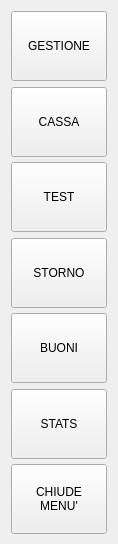
<?xml version="1.0" encoding="UTF-8"?>
<ui version="4.0">
 <class>OperazioniDlg</class>
 <widget class="QDialog" name="OperazioniDlg">
  <property name="geometry">
   <rect>
    <x>0</x>
    <y>0</y>
    <width>118</width>
    <height>544</height>
   </rect>
  </property>
  <property name="minimumSize">
   <size>
    <width>118</width>
    <height>544</height>
   </size>
  </property>
  <property name="maximumSize">
   <size>
    <width>118</width>
    <height>544</height>
   </size>
  </property>
  <property name="windowTitle">
   <string>Gestione Cassa</string>
  </property>
  <layout class="QVBoxLayout" name="verticalLayout">
   <item>
    <widget class="QToolButton" name="gestioneBtn">
     <property name="sizePolicy">
      <sizepolicy hsizetype="MinimumExpanding" vsizetype="Expanding">
       <horstretch>0</horstretch>
       <verstretch>0</verstretch>
      </sizepolicy>
     </property>
     <property name="minimumSize">
      <size>
       <width>70</width>
       <height>70</height>
      </size>
     </property>
     <property name="maximumSize">
      <size>
       <width>100</width>
       <height>70</height>
      </size>
     </property>
     <property name="text">
      <string>GESTIONE</string>
     </property>
     <property name="icon">
      <iconset resource="risorse.qrc">
       <normaloff>:/GestCassa/gestione</normaloff>:/GestCassa/gestione</iconset>
     </property>
     <property name="iconSize">
      <size>
       <width>48</width>
       <height>48</height>
      </size>
     </property>
     <property name="toolButtonStyle">
      <enum>Qt::ToolButtonTextUnderIcon</enum>
     </property>
    </widget>
   </item>
   <item>
    <widget class="QToolButton" name="cassaBtn">
     <property name="sizePolicy">
      <sizepolicy hsizetype="MinimumExpanding" vsizetype="Expanding">
       <horstretch>0</horstretch>
       <verstretch>0</verstretch>
      </sizepolicy>
     </property>
     <property name="minimumSize">
      <size>
       <width>70</width>
       <height>70</height>
      </size>
     </property>
     <property name="maximumSize">
      <size>
       <width>100</width>
       <height>70</height>
      </size>
     </property>
     <property name="text">
      <string>CASSA</string>
     </property>
     <property name="icon">
      <iconset resource="risorse.qrc">
       <normaloff>:/GestCassa/cassa</normaloff>:/GestCassa/cassa</iconset>
     </property>
     <property name="iconSize">
      <size>
       <width>48</width>
       <height>48</height>
      </size>
     </property>
     <property name="toolButtonStyle">
      <enum>Qt::ToolButtonTextUnderIcon</enum>
     </property>
    </widget>
   </item>
   <item>
    <widget class="QToolButton" name="testBtn">
     <property name="sizePolicy">
      <sizepolicy hsizetype="MinimumExpanding" vsizetype="Expanding">
       <horstretch>0</horstretch>
       <verstretch>0</verstretch>
      </sizepolicy>
     </property>
     <property name="minimumSize">
      <size>
       <width>70</width>
       <height>70</height>
      </size>
     </property>
     <property name="maximumSize">
      <size>
       <width>100</width>
       <height>70</height>
      </size>
     </property>
     <property name="text">
      <string>TEST</string>
     </property>
     <property name="icon">
      <iconset resource="risorse.qrc">
       <normaloff>:/GestCassa/warning</normaloff>:/GestCassa/warning</iconset>
     </property>
     <property name="iconSize">
      <size>
       <width>48</width>
       <height>48</height>
      </size>
     </property>
     <property name="toolButtonStyle">
      <enum>Qt::ToolButtonTextUnderIcon</enum>
     </property>
    </widget>
   </item>
   <item>
    <widget class="QToolButton" name="stornoBtn">
     <property name="sizePolicy">
      <sizepolicy hsizetype="MinimumExpanding" vsizetype="Expanding">
       <horstretch>0</horstretch>
       <verstretch>0</verstretch>
      </sizepolicy>
     </property>
     <property name="minimumSize">
      <size>
       <width>70</width>
       <height>70</height>
      </size>
     </property>
     <property name="maximumSize">
      <size>
       <width>100</width>
       <height>70</height>
      </size>
     </property>
     <property name="text">
      <string>STORNO</string>
     </property>
     <property name="icon">
      <iconset resource="risorse.qrc">
       <normaloff>:/GestCassa/cancella</normaloff>:/GestCassa/cancella</iconset>
     </property>
     <property name="iconSize">
      <size>
       <width>48</width>
       <height>48</height>
      </size>
     </property>
     <property name="autoExclusive">
      <bool>false</bool>
     </property>
     <property name="toolButtonStyle">
      <enum>Qt::ToolButtonTextUnderIcon</enum>
     </property>
    </widget>
   </item>
   <item>
    <widget class="QToolButton" name="buoniBtn">
     <property name="sizePolicy">
      <sizepolicy hsizetype="MinimumExpanding" vsizetype="Expanding">
       <horstretch>0</horstretch>
       <verstretch>0</verstretch>
      </sizepolicy>
     </property>
     <property name="minimumSize">
      <size>
       <width>70</width>
       <height>70</height>
      </size>
     </property>
     <property name="maximumSize">
      <size>
       <width>100</width>
       <height>70</height>
      </size>
     </property>
     <property name="text">
      <string>BUONI</string>
     </property>
     <property name="icon">
      <iconset resource="risorse.qrc">
       <normaloff>:/GestCassa/ticket</normaloff>:/GestCassa/ticket</iconset>
     </property>
     <property name="iconSize">
      <size>
       <width>48</width>
       <height>48</height>
      </size>
     </property>
     <property name="autoExclusive">
      <bool>false</bool>
     </property>
     <property name="toolButtonStyle">
      <enum>Qt::ToolButtonTextUnderIcon</enum>
     </property>
    </widget>
   </item>
   <item>
    <widget class="QToolButton" name="statsBtn">
     <property name="sizePolicy">
      <sizepolicy hsizetype="MinimumExpanding" vsizetype="Expanding">
       <horstretch>0</horstretch>
       <verstretch>0</verstretch>
      </sizepolicy>
     </property>
     <property name="minimumSize">
      <size>
       <width>70</width>
       <height>70</height>
      </size>
     </property>
     <property name="maximumSize">
      <size>
       <width>100</width>
       <height>70</height>
      </size>
     </property>
     <property name="text">
      <string>STATS</string>
     </property>
     <property name="icon">
      <iconset resource="risorse.qrc">
       <normaloff>:/GestCassa/stats</normaloff>:/GestCassa/stats</iconset>
     </property>
     <property name="iconSize">
      <size>
       <width>48</width>
       <height>48</height>
      </size>
     </property>
     <property name="autoExclusive">
      <bool>false</bool>
     </property>
     <property name="toolButtonStyle">
      <enum>Qt::ToolButtonTextUnderIcon</enum>
     </property>
    </widget>
   </item>
   <item>
    <widget class="QToolButton" name="chiudeBtn">
     <property name="sizePolicy">
      <sizepolicy hsizetype="MinimumExpanding" vsizetype="Expanding">
       <horstretch>0</horstretch>
       <verstretch>0</verstretch>
      </sizepolicy>
     </property>
     <property name="minimumSize">
      <size>
       <width>70</width>
       <height>70</height>
      </size>
     </property>
     <property name="maximumSize">
      <size>
       <width>100</width>
       <height>70</height>
      </size>
     </property>
     <property name="text">
      <string>CHIUDE
MENU'</string>
     </property>
     <property name="icon">
      <iconset resource="risorse.qrc">
       <normaloff>:/GestCassa/freccia_giu_blu</normaloff>:/GestCassa/freccia_giu_blu</iconset>
     </property>
     <property name="iconSize">
      <size>
       <width>48</width>
       <height>48</height>
      </size>
     </property>
     <property name="autoExclusive">
      <bool>false</bool>
     </property>
     <property name="toolButtonStyle">
      <enum>Qt::ToolButtonTextUnderIcon</enum>
     </property>
    </widget>
   </item>
  </layout>
 </widget>
 <resources>
  <include location="risorse.qrc"/>
 </resources>
 <connections/>
</ui>
